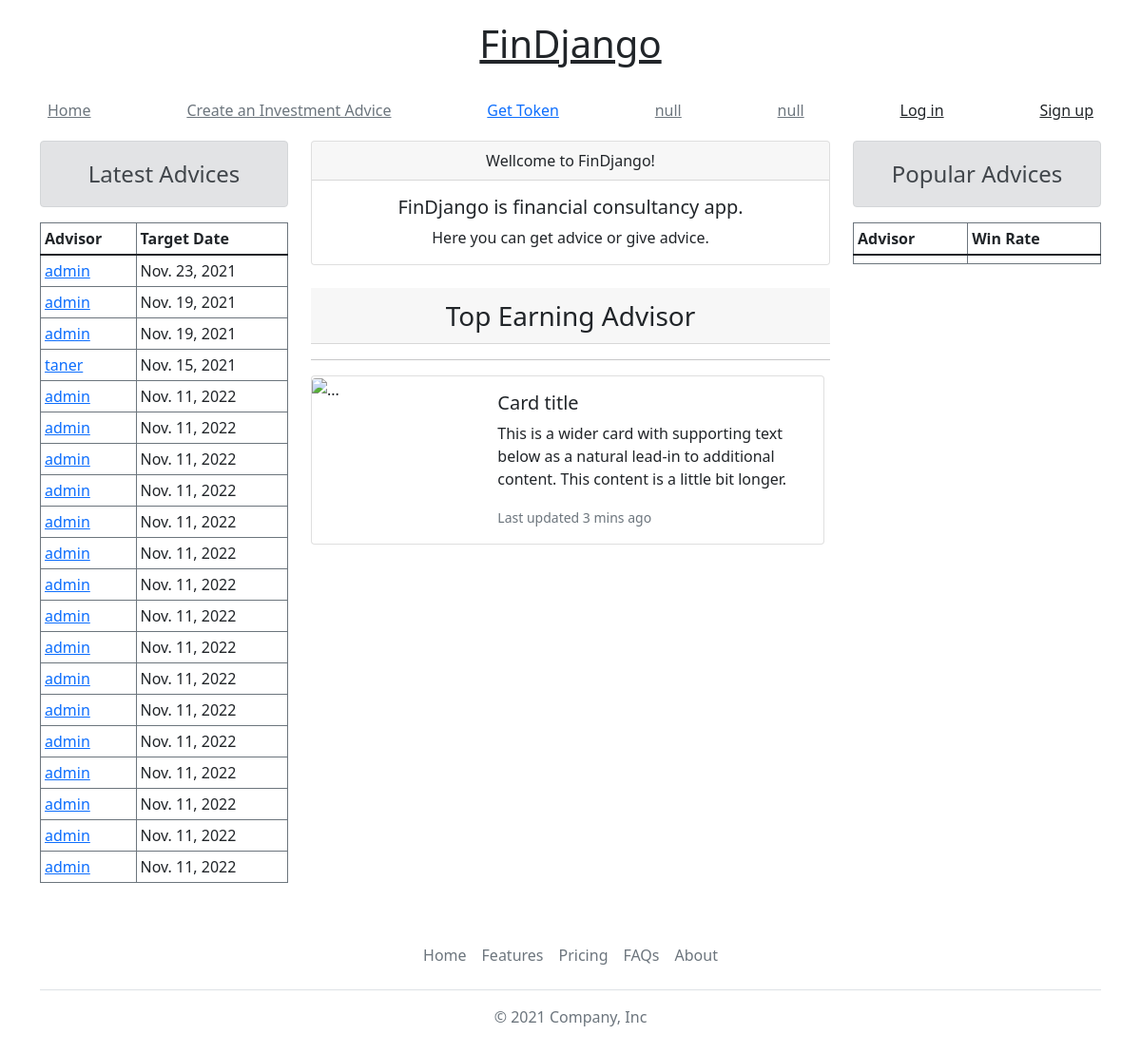
Before: / with the older database file.
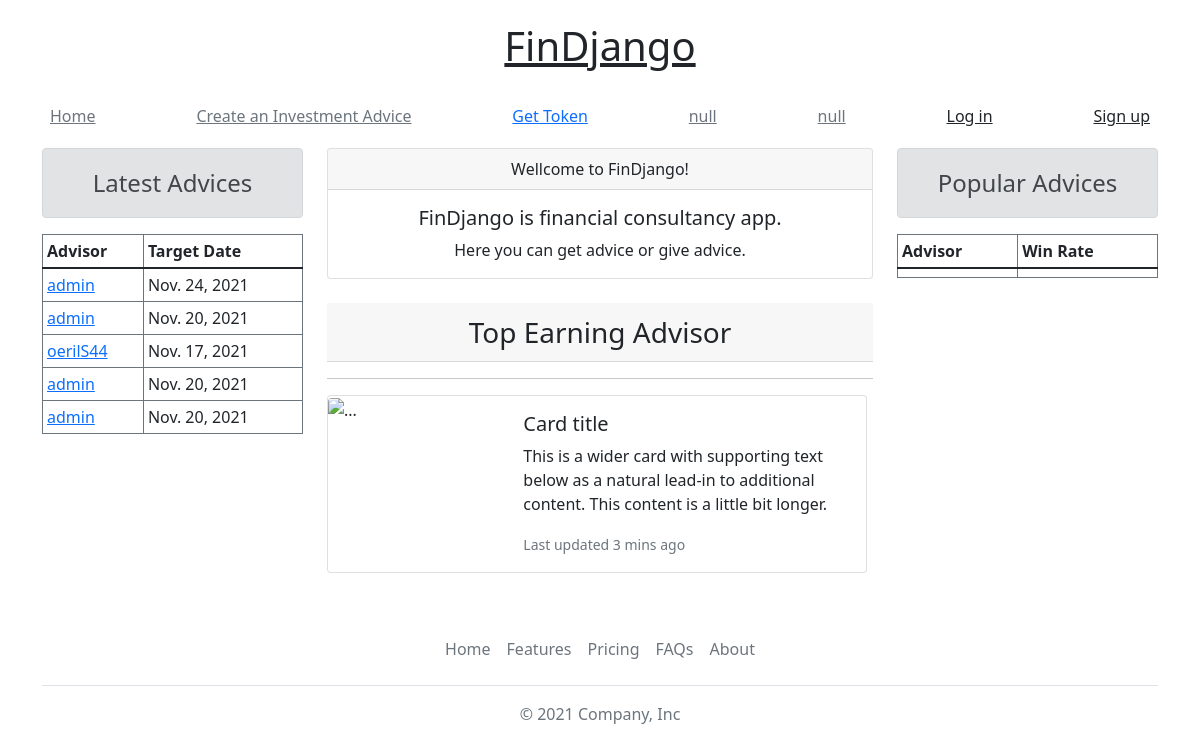
After: the same page with the newer database file.
### investment/models.py (models this page shows, shortened)
class CreateInvest(models.Model): #CreateInvest name will change! like InvestAdvice or Invest
    investor = models.ForeignKey(MyUser, on_delete=models.CASCADE, related_name='investments')
    target_value = models.DecimalField(max_digits=14, decimal_places=7)
    base_currency = models.CharField(max_length=3)
    target_currency = models.CharField(max_length=3)
    create_time = models.DateTimeField(auto_now_add=True)
    base_date = models.DateField(auto_now_add=True)
    target_date = models.DateField(default=now)
    description = models.TextField(max_length=2500, null=True)
    member = models.ManyToManyField(MyUser, blank=True, related_name='invest')
    token = models.IntegerField(null=True, default=0)

### userprofile/models.py (models this page shows, shortened)
class MyUser(AbstractBaseUser, PermissionsMixin):
    email = models.EmailField(
        verbose_name='email address',
        max_length=255,
        unique=True,
    )
    user_name = models.CharField(max_length=50, unique=True)
    is_active = models.BooleanField(default=True)
    is_admin = models.BooleanField(default=False)
    join_date = models.DateTimeField(auto_now_add=True)
    objects = MyUserManager()
    USERNAME_FIELD = 'email'
    REQUIRED_FIELDS = ['user_name']
    def __str__(self):
        return self.user_name

### finance/views.py (the view)
# urls.py: path('', views.index, name='index'),
def index(request, base=None):
    latest_advices = CreateInvest.objects.order_by('-create_time')[:20]
    context = {
        'latest_advices': latest_advices,
    }
    return render(request, 'index.html', context)

### finance/templates/index.html
{% extends 'base.html' %}
{% block content %}
<div class="container">
    <div class="row">
        <div class="col-3">
            <div class="alert alert-secondary fs-4 text-center" role="alert">
                Latest Advices
            </div>
            <table class="table table-sm table-bordered border-secondary">
                <thead>
                    <tr>
                        <th scope="col">Advisor</th>
                        <th scope="col">Target Date</th>
                    </tr>
                </thead>
                <tbody>
                    {% for i in latest_advices %}
                    <tr>
                        <td><a href="{% url 'investment:detail_invest' i.id %} ">{{i.investor}}</a></td>
                        <td>{{i.target_date}}</td>
                    </tr>
                    {% endfor %}
                </tbody>
            </table>
        </div>
        <div class="col-6">
            <div class="card text-center">
                <div class="card-header">
                  Wellcome to FinDjango!
                </div>
                <div class="card-body">
                  <h5 class="card-title">FinDjango is financial consultancy app.</h5>
                  <p class="card-text">Here you can get advice or give advice.</p>
                </div>
            </div>
            <br>
            <div class="card-header text-center fs-3">
                Top Earning Advisor
            </div>
            <hr>
            <div class="card mb-3" style="max-width: 540px;">
                <div class="row g-0">
                  <div class="col-md-4">
                    <img src="..." class="img-fluid rounded-start" alt="...">
                  </div>
                  <div class="col-md-8">
                    <div class="card-body">
                      <h5 class="card-title">Card title</h5>
                      <p class="card-text">This is a wider card with supporting text below as a natural lead-in to additional content. This content is a little bit longer.</p>
                      <p class="card-text"><small class="text-muted">Last updated 3 mins ago</small></p>
                    </div>
                  </div>
                </div>
            </div>
        </div>
        <div class="col-3">
            <div class="alert alert-secondary fs-4 text-center" role="alert">
                Popular Advices
            </div>
            <table class="table table-sm table-bordered border-secondary">
                <thead>
                    <tr>
                        <th scope="col">Advisor</th>
                        <th scope="col">Win Rate</th>
                    </tr>
                </thead>
                <tbody>
                    <tr>
                        <td></td>
                        <td></td>
                    </tr>
                </tbody>
            </table>
        </div>
    </div>
</div>
{% endblock %}

### finance/templates/base.html (shortened to what this page needs)
{% load static %}
<!doctype html>
<html lang="en">
  <head>
    <link rel="stylesheet" href="{% static 'css/bootstrap.css' %}">
  </head>
  <body>
<div class="container">
  <header class="blog-header py-3">
    <div class="row flex-nowrap justify-content-between align-items-center">
      <div class="text-center">
        <a class="blog-header-logo text-dark fs-1" href="{% url 'index' %}">FinDjango</a>
      </div>
    </div>
  </header>
    <div class="nav-scroller py-1 mb-2">
      <nav class="nav d-flex justify-content-between">
        <a class="p-2 link-secondary" href="{% url 'index' %}">Home</a>
        <a class="p-2 link-secondary" href="{% url 'investment:create_invest' %}">Create an Investment Advice</a>
        <a class="p-2 link-primary" href="{% url 'payment:purchasing_option' %}">Get Token</a>
        <a class="p-2 link-secondary" href="#">null</a>
        <a class="p-2 link-secondary" href="#">null</a>
        {% if request.user.is_authenticated %}
        <a class="p-2 link-success" href="{% url 'profile:my_profile' %}">{{request.user.user_name}}</a>
        <a class="p-2 link-dark" href="{% url 'profile:my_profile' %}">Profile</a>
        <a class="p-2 link-dark" href="{% url 'logout' %}">Log out</a>
        {% else %}
        <a class="p-2 link-dark" href="{% url 'login' %}">Log in</a>
        <a class="p-2 link-dark" href="{% url 'profile:register' %}">Sign up</a>
        {% endif %}
      </nav>
    </div>
  </div>
  {% block content %}
  {% endblock %}
  <div class="container">
    <footer class="py-3 my-4">
      <ul class="nav justify-content-center border-bottom pb-3 mb-3">
        <li class="nav-item"><a href="#" class="nav-link px-2 text-muted">Home</a></li>
        <li class="nav-item"><a href="#" class="nav-link px-2 text-muted">Features</a></li>
        <li class="nav-item"><a href="#" class="nav-link px-2 text-muted">Pricing</a></li>
        <li class="nav-item"><a href="#" class="nav-link px-2 text-muted">FAQs</a></li>
        <li class="nav-item"><a href="#" class="nav-link px-2 text-muted">About</a></li>
      </ul>
      <p class="text-center text-muted">&copy; 2021 Company, Inc</p>
    </footer>
  </div>
  </body>
</html>

Changed rows visible on the page:
removed CreateInvest: investor "admin", target_date "Nov. 23, 2021"
removed CreateInvest: investor "admin", target_date "Nov. 19, 2021"
removed CreateInvest: investor "admin", target_date "Nov. 19, 2021"
removed CreateInvest: investor "taner", target_date "Nov. 15, 2021"
removed CreateInvest: investor "admin", target_date "Nov. 11, 2022"
removed CreateInvest: investor "admin", target_date "Nov. 11, 2022"
removed CreateInvest: investor "admin", target_date "Nov. 11, 2022"
removed CreateInvest: investor "admin", target_date "Nov. 11, 2022"
removed CreateInvest: investor "admin", target_date "Nov. 11, 2022"
removed CreateInvest: investor "admin", target_date "Nov. 11, 2022"
removed CreateInvest: investor "admin", target_date "Nov. 11, 2022"
removed CreateInvest: investor "admin", target_date "Nov. 11, 2022"
removed CreateInvest: investor "admin", target_date "Nov. 11, 2022"
removed CreateInvest: investor "admin", target_date "Nov. 11, 2022"
removed CreateInvest: investor "admin", target_date "Nov. 11, 2022"
removed CreateInvest: investor "admin", target_date "Nov. 11, 2022"
removed CreateInvest: investor "admin", target_date "Nov. 11, 2022"
removed CreateInvest: investor "admin", target_date "Nov. 11, 2022"
removed CreateInvest: investor "admin", target_date "Nov. 11, 2022"
removed CreateInvest: investor "admin", target_date "Nov. 11, 2022"
added CreateInvest: investor "admin", target_date "Nov. 24, 2021"
added CreateInvest: investor "admin", target_date "Nov. 20, 2021"
added CreateInvest: investor "oerilS44", target_date "Nov. 17, 2021"
added CreateInvest: investor "admin", target_date "Nov. 20, 2021"
added CreateInvest: investor "admin", target_date "Nov. 20, 2021"
